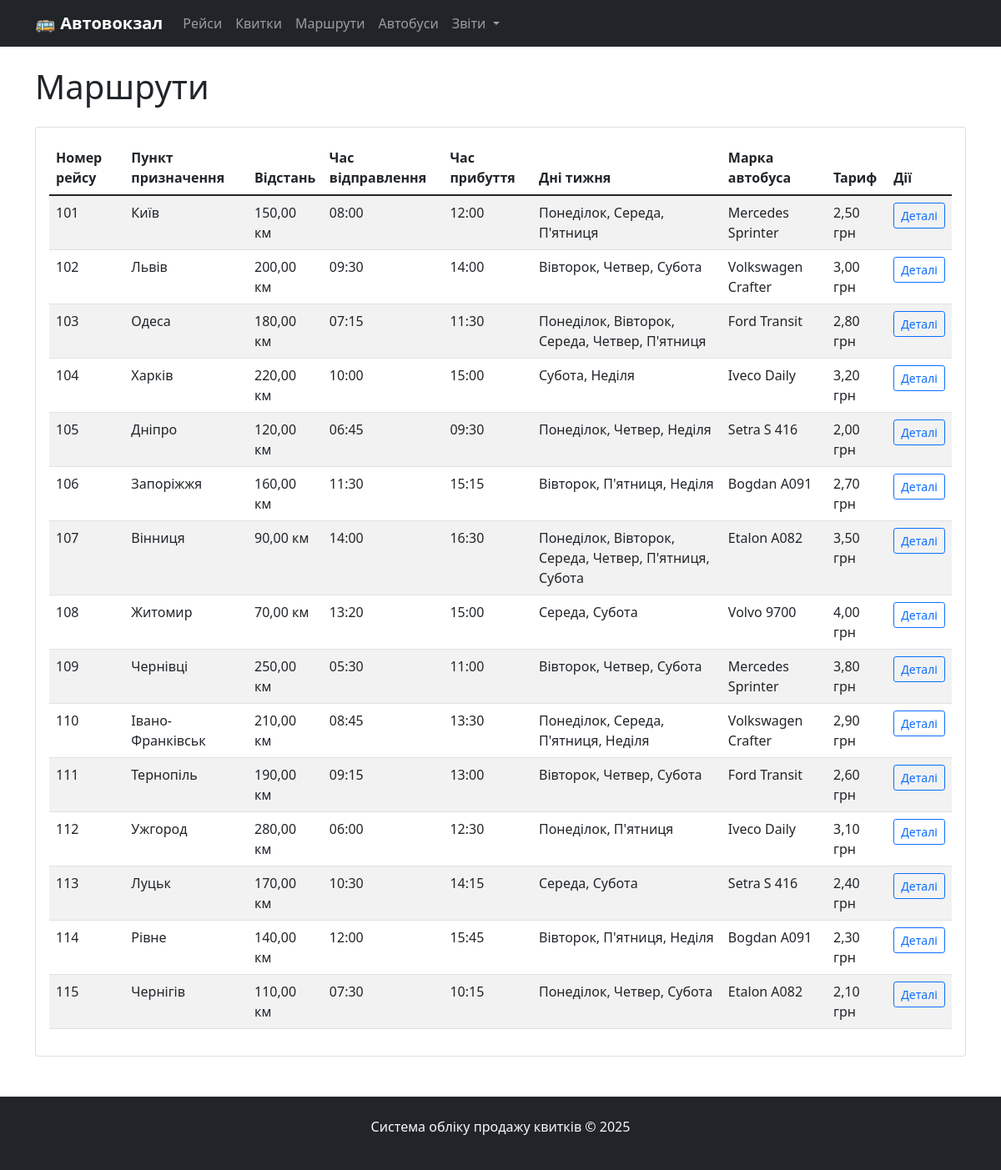
The app's page /routes/ with its own data.
### bus_station/models.py (models this page shows, shortened)
class Route(models.Model):
    DAYS_OF_WEEK = [
        (1, 'Понеділок'),
        (2, 'Вівторок'),
        (3, 'Середа'),
        (4, 'Четвер'),
        (5, 'П\'ятниця'),
        (6, 'Субота'),
        (7, 'Неділя'),
    ]
    number = models.CharField(max_length=20, verbose_name="Номер рейсу")
    tariff = models.DecimalField(max_digits=10, decimal_places=2, verbose_name="Тариф рейсу")
    days_of_week = models.CharField(max_length=50, verbose_name="Дні тижня виїзду")
    destination = models.ForeignKey(
        Destination,
        on_delete=models.CASCADE,
        verbose_name="Пункт прибуття"
    )
    distance = models.DecimalField(max_digits=8, decimal_places=2, verbose_name="Відстань (км)")
    departure_time = models.TimeField(verbose_name="Час відправлення")
    arrival_time = models.TimeField(verbose_name="Час прибуття")
    bus_model = models.ForeignKey(
        BusModel,
        on_delete=models.CASCADE,
        verbose_name="Марка автобуса"
    )
    def get_days_of_week_display(self):
        days = [int(day.strip()) for day in self.days_of_week.split(',')]
        return ', '.join([dict(self.DAYS_OF_WEEK).get(day, '') for day in days])
    class Meta:
        verbose_name = "Маршрут"
        verbose_name_plural = "Маршрути"

class Destination(models.Model):
    name = models.CharField(max_length=100, verbose_name="Назва пункту прибуття")
    class Meta:
        verbose_name = "Пункт прибуття"
        verbose_name_plural = "Пункти прибуття"

class BusModel(models.Model):
    name = models.CharField(max_length=50, verbose_name="Марка автобуса")
    fuel_consumption = models.DecimalField(
        max_digits=5,
        decimal_places=2,
        verbose_name="Витрати пального на 100 км"
    )
    seats_count = models.PositiveIntegerField(verbose_name="Кількість місць")
    class Meta:
        verbose_name = "Марка автобуса"
        verbose_name_plural = "Марки автобусів"

### bus_station/views.py (the view)
# urls.py: path('routes/', views.RouteListView.as_view(), name='route_list'),
class RouteListView(ListView):
    model = Route
    template_name = 'bus_station/trips/route_list.html'
    context_object_name = 'routes'
    def get_queryset(self):
        return Route.objects.select_related('destination', 'bus_model').order_by('number')

### bus_station/context_processors.py (called while the page is built)
def station_stats(request):
    today = timezone.now().date()
    return {
        'today_trips_count': Trip.objects.filter(date=today).count(),
        'today_tickets_count': Ticket.objects.filter(trip__date=today, status='sold').count(),
    }

### bus_station/templates/bus_station/trips/route_list.html (shortened to what this page needs)
{% extends 'bus_station/base.html' %}
{% block content %}
<h1 class="mb-4">Маршрути</h1>
<div class="card">
    <div class="card-body">
        <div class="table-responsive">
            <table class="table table-striped">
                <thead>
                    <tr>
                        <th>Номер рейсу</th>
                        <th>Пункт призначення</th>
                        <th>Відстань</th>
                        <th>Час відправлення</th>
                        <th>Час прибуття</th>
                        <th>Дні тижня</th>
                        <th>Марка автобуса</th>
                        <th>Тариф</th>
                        <th>Дії</th>
                    </tr>
                </thead>
                <tbody>
                    {% for route in routes %}
                    <tr>
                        <td>{{ route.number }}</td>
                        <td>{{ route.destination.name }}</td>
                        <td>{{ route.distance }} км</td>
                        <td>{{ route.departure_time }}</td>
                        <td>{{ route.arrival_time }}</td>
                        <td>{{ route.get_days_of_week_display }}</td>
                        <td>{{ route.bus_model.name }}</td>
                        <td>{{ route.tariff }} грн</td>
                        <td>
                            <a href="{% url 'route_detail' route.pk %}" class="btn btn-sm btn-outline-primary">Деталі</a>
                        </td>
                    </tr>
                    {% empty %}
                    <tr>
                        <td colspan="9" class="text-center">Маршрутів не знайдено</td>
                    </tr>
                    {% endfor %}
                </tbody>
            </table>
        </div>
    </div>
</div>
{% endblock %}

### records on screen
Route: number "101", destination.name "Київ", distance "150,00", departure_time "08:00", arrival_time "12:00", days_of_week "Понеділок, Середа, П'ятниця", bus_model.name "Mercedes Sprinter", tariff "2,50"
Route: number "102", destination.name "Львів", distance "200,00", departure_time "09:30", arrival_time "14:00", days_of_week "Вівторок, Четвер, Субота", bus_model.name "Volkswagen Crafter", tariff "3,00"
Route: number "103", destination.name "Одеса", distance "180,00", departure_time "07:15", arrival_time "11:30", days_of_week "Понеділок, Вівторок, Середа, Четвер, П'ятниця", bus_model.name "Ford Transit", tariff "2,80"
Route: number "104", destination.name "Харків", distance "220,00", departure_time "10:00", arrival_time "15:00", days_of_week "Субота, Неділя", bus_model.name "Iveco Daily", tariff "3,20"
Route: number "105", destination.name "Дніпро", distance "120,00", departure_time "06:45", arrival_time "09:30", days_of_week "Понеділок, Четвер, Неділя", bus_model.name "Setra S 416", tariff "2,00"
Route: number "106", destination.name "Запоріжжя", distance "160,00", departure_time "11:30", arrival_time "15:15", days_of_week "Вівторок, П'ятниця, Неділя", bus_model.name "Bogdan A091", tariff "2,70"
Route: number "107", destination.name "Вінниця", distance "90,00", departure_time "14:00", arrival_time "16:30", days_of_week "Понеділок, Вівторок, Середа, Четвер, П'ятниця, Субота", bus_model.name "Etalon A082", tariff "3,50"
Route: number "108", destination.name "Житомир", distance "70,00", departure_time "13:20", arrival_time "15:00", days_of_week "Середа, Субота", bus_model.name "Volvo 9700", tariff "4,00"
Route: number "109", destination.name "Чернівці", distance "250,00", departure_time "05:30", arrival_time "11:00", days_of_week "Вівторок, Четвер, Субота", bus_model.name "Mercedes Sprinter", tariff "3,80"
Route: number "110", destination.name "Івано-Франківськ", distance "210,00", departure_time "08:45", arrival_time "13:30", days_of_week "Понеділок, Середа, П'ятниця, Неділя", bus_model.name "Volkswagen Crafter", tariff "2,90"
Route: number "111", destination.name "Тернопіль", distance "190,00", departure_time "09:15", arrival_time "13:00", days_of_week "Вівторок, Четвер, Субота", bus_model.name "Ford Transit", tariff "2,60"
Route: number "112", destination.name "Ужгород", distance "280,00", departure_time "06:00", arrival_time "12:30", days_of_week "Понеділок, П'ятниця", bus_model.name "Iveco Daily", tariff "3,10"
Route: number "113", destination.name "Луцьк", distance "170,00", departure_time "10:30", arrival_time "14:15", days_of_week "Середа, Субота", bus_model.name "Setra S 416", tariff "2,40"
Route: number "114", destination.name "Рівне", distance "140,00", departure_time "12:00", arrival_time "15:45", days_of_week "Вівторок, П'ятниця, Неділя", bus_model.name "Bogdan A091", tariff "2,30"
Route: number "115", destination.name "Чернігів", distance "110,00", departure_time "07:30", arrival_time "10:15", days_of_week "Понеділок, Четвер, Субота", bus_model.name "Etalon A082", tariff "2,10"
